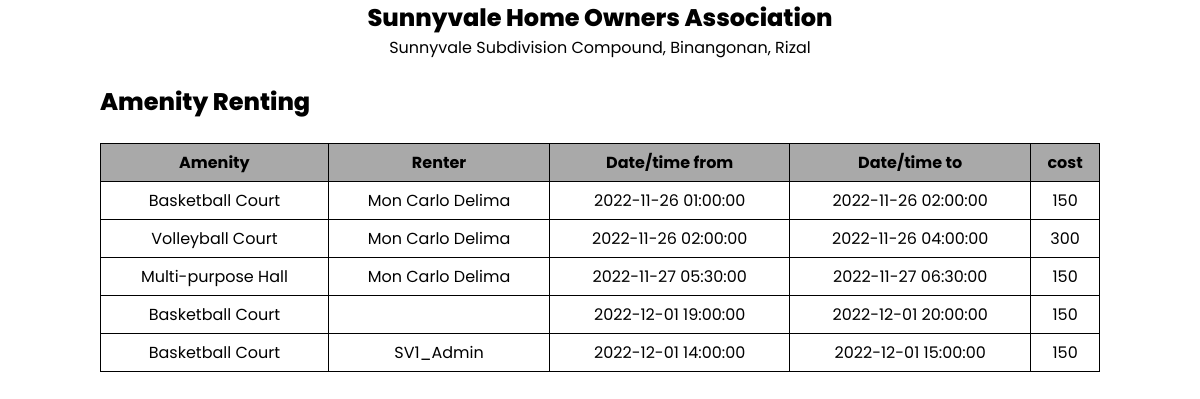
The page /reports/reportAmenities.php on the database as committed earlier.
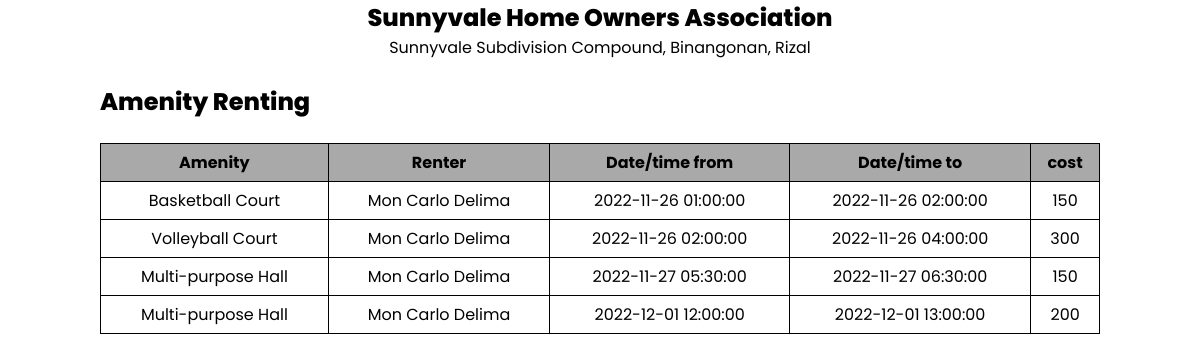
The same page on the database as committed later.
### tables this page shows
CREATE TABLE IF NOT EXISTS `facility_renting` (
  `transaction_id` int(11) NOT NULL AUTO_INCREMENT,
  `amenity_name` varchar(255) NOT NULL,
  `renter_name` varchar(255) NOT NULL,
  `date_from` datetime NOT NULL,
  `date_to` datetime NOT NULL,
  `cost` int(11) NOT NULL,
  `payment_proof` varchar(255) NOT NULL,
  PRIMARY KEY (`transaction_id`)
);

### reports/reportAmenities.php (the view, shortened to what this page needs)
<?php
    $con = new mysqli('localhost', 'root', '', 'sunnyvale') or die(mysqli_error($con));
    $result = $con->query("SELECT * FROM facility_renting");
?>
<!DOCTYPE html>
<html lang="en">
<head>
</head>
<body onload="print();" onafterprint="close();">
    <div class="reportPage">
    <div class="head">
        <label class="reportHeader">Sunnyvale Home Owners Association</label>
        <label class="reportSubtext">Sunnyvale Subdivision Compound, Binangonan, Rizal</label>
    </div>
    <div class="reportContainer">
        <label class="tblTitle">Amenity Renting</label>
        <table class="tblReportData">
            <thead>
                <th>Amenity</th>
                <th>Renter</th>
                <th>Date/time from</th>
                <th>Date/time to</th>
                <th>cost</th>
            </thead>
            <?php while ($row = $result->fetch_assoc()) : ?>
            <tr>
                <td><?php echo $row['amenity_name']; ?></td>
                <td><?php echo $row['renter_name']; ?></td>
                <td><?php echo $row['date_from']; ?></td>
                <td><?php echo $row['date_to']; ?></td>
                <td><?php echo $row['cost']; ?></td>
            </tr>
            <?php endwhile; ?>
        </table>
    </div>
    </div>
</body>
</html>

Rows that differ between the two databases and show on the page:
removed facility_renting: amenity_name "Basketball Court", date_from "2022-12-01 19:00:00", date_to "2022-12-01 20:00:00", cost "150"
removed facility_renting: amenity_name "Basketball Court", renter_name "SV1_Admin", date_from "2022-12-01 14:00:00", date_to "2022-12-01 15:00:00", cost "150"
added facility_renting: amenity_name "Multi-purpose Hall", renter_name "Mon Carlo Delima", date_from "2022-12-01 12:00:00", date_to "2022-12-01 13:00:00", cost "200"
